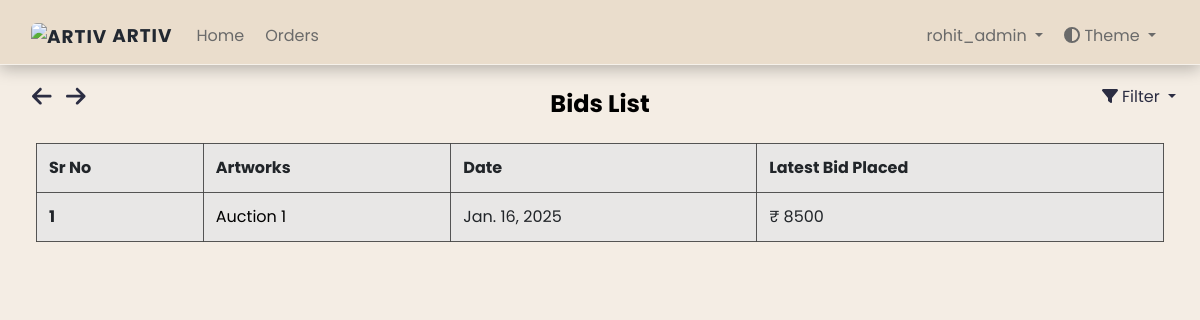
Before: /dashboard/bidlist/ (signed in) with the older database file.
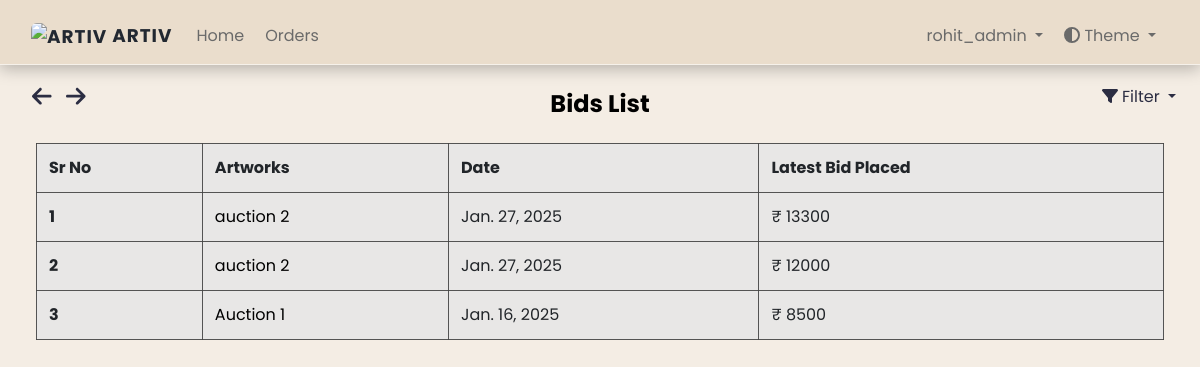
After: the same page with the newer database file.
### dashboard/models.py (models this page shows, shortened)
class Bid(models.Model):
    user = models.ForeignKey(settings.AUTH_USER_MODEL, on_delete=models.CASCADE)
    product = models.ForeignKey(Artwork, on_delete=models.CASCADE, related_name="bids")
    bid_date = models.DateField(auto_now_add=True)
    bid_amt = models.IntegerField(default=1)

class Artwork(models.Model):
    SALE_TYPE_CHOICES = [
        ("discount", "Discount"),
        ("auction", "Auction"),
    ]
    sale_type = models.CharField(
        max_length=50, choices=SALE_TYPE_CHOICES, default="auction"
    )
    product_id = models.CharField(max_length=255, default="")
    product_name = models.CharField(max_length=255)
    product_price = models.IntegerField(default=0)
    opening_bid = models.IntegerField(default=0, null=True, blank=True)
    product_cat = models.ForeignKey(
        "Catalogue", on_delete=models.CASCADE, null=True, blank=True
    )
    product_qty = models.IntegerField(default=0)
    product_image = models.ImageField(upload_to="arts/")
    dimension_unit = models.CharField(
        max_length=2, choices=[("cm", "Centimeters"), ("ft", "Feet")]
    )
    length_in_centimeters = models.FloatField(default=0, blank=True, null=True)
    width_in_centimeters = models.FloatField(default=0, blank=True, null=True)
    foot = models.FloatField(default=0, blank=True, null=True)
    inches = models.FloatField(default=0, blank=True, null=True)
    created_at = models.DateTimeField(auto_now_add=True)
    end_date = models.DateField(null=True, blank=True, db_index=True)
    user = models.ForeignKey(
        settings.AUTH_USER_MODEL, on_delete=models.CASCADE, null=True, blank=True
    )
    is_sold = models.BooleanField(default=False)
    is_purchased = models.BooleanField(default=False)
    status = models.CharField(
        max_length=50,
        choices=[
            ("active", "Active"),
            ("closed", "Closed"),
            ("waiting_for_response", "Waiting for Response"),
            ("unsold", "Unsold"),
        ],
        default="active",
    )
    response_deadline = models.DateTimeField(blank=True, null=True, db_index=True)
    buyer_response = models.CharField(
        max_length=11,
        choices=[("yes", "Yes"), ("no", "No"), ("no_response", "No Response")],
        default="no_response",
    )
    discounted_price = models.DecimalField(
        max_digits=10, decimal_places=2, null=True, blank=True
    )
    def __str__(self):
        return self.product_name

### dashboard/views.py (the view)
# urls.py: path('bidlist/', views.BidListView.as_view(), name="bid_list"),
class BidListView(LoginRequiredMixin, ListView):
    model = Bid
    template_name = 'dashboard/bids_list.html'
    context_object_name = 'bids'
    ordering = ['-bid_amt']  # Default ordering by highest bid
    def get_queryset(self):
        queryset = super().get_queryset()
        filter_param = self.request.GET.get('filter')
        if filter_param == 'asc':
            queryset = queryset.order_by('bid_amt')  # Ascending order by bid amount
        elif filter_param == 'desc':
            queryset = queryset.order_by('-bid_amt')  # Descending order by bid amount
        else:
            queryset = queryset.order_by('-bid_amt')  # Default to descending if no filter param
        return queryset

### art/context_processors.py (called while the page is built)
def catalogue_list(request):
    return {"catalogue_list": Catalogue.objects.all()}

### dashboard/models.py (called while the page is built)
    def __str__(self):
        return self.cat_name

### dashboard/templatetags/auth_extras.py (called while the page is built)
@register.filter(name='has_group')
def has_group(user, group_name):
    group = Group.objects.get(name=group_name)
    return True if group in user.groups.all() else False

### templates/dashboard/bids_list.html (shortened to what this page needs)
{% extends './base.html' %}
{% load static %}
{% block links %}
<link rel="stylesheet" href="{% static 'dashboard/css/ordermodel_list.css' %}">
<link rel="stylesheet" href="https://stackpath.bootstrapcdn.com/bootstrap/4.5.2/css/bootstrap.min.css">
{% endblock %}
{% block content %}
{% include './includes/header.html' %}
{% include "art/arrow_button.html" %}
{% load auth_extras %}
    <div class="app-content pt-3 p-md-3 p-lg-4">
        <div class="button-container">
            <i class="fa-solid fa-arrow-left" style="cursor:pointer; font-size:1.4rem; margin-right:10px" onclick="goBack()"></i>
            <i class="fa-solid fa-arrow-right" style="cursor:pointer; font-size:1.4rem; margin-right:15px" onclick="goForward()"></i>
        </div>
        <div class="container-fluid">
            <h1 class="app-page-title">Bids List</h1>
            <div class="filter-dropdown">
                <div class="dropdown-toggle" id="filterDropdown" style="cursor:pointer;" data-toggle="dropdown" aria-haspopup="true" aria-expanded="false">
                    <i class="fa-solid fa-filter"></i> Filter
                </div>
            </div>
        <div class="row g-4 mb-4">
            <div class="table-container">
                <table class="table table-bordered">
                    <thead>
                        <tr>
                            <th scope="col">Sr No</th>
                            <th scope="col">Artworks</th>
                            <th scope="col">Date</th>
                            <th scope="col">Latest Bid Placed</th>
                        </tr>
                    </thead>
                    <tbody>
                        {% for bid in object_list %}
                        <tr>
                            <th scope="row">{{ forloop.counter }}</th>
                            <td>
                                <a href="#" class="artworks-order" data-toggle="modal" data-target="#productModal" data-product-id="{{ bid.product.id }}" data-product-name="{{ bid.product }}" data-product-image-url="{{ bid.product.product_image.url }}" data-product-dimensions="{{ bid.product.length_in_centimeters }} x {{ bid.product.width_in_centimeters }} cm" data-product-catalogue="{{ bid.product.product_cat }}" data-product-opening-bid="₹ {{ bid.product.opening_bid }}" data-last-bid="{{ bid.bid_amt }}">{{ bid.product }}</a>
                            </td>
                            <td>{{ bid.bid_date }}</td>
                            <td>₹ {{ bid.bid_amt }}</td>
                        </tr>
                        {% empty %}
                        <tr>
                            <td colspan="5">
                                <h3>No artworks to show</h3>
                            </td>
                        </tr>
                        {% endfor %}
                    </tbody>
                </table>
            </div>
        </div>
</div>
{% endblock %}

Changed rows visible on the page:
added Bid: product "auction 2", bid_date "Jan. 27, 2025", bid_amt "13300"
added Bid: product "auction 2", bid_date "Jan. 27, 2025", bid_amt "12000"
